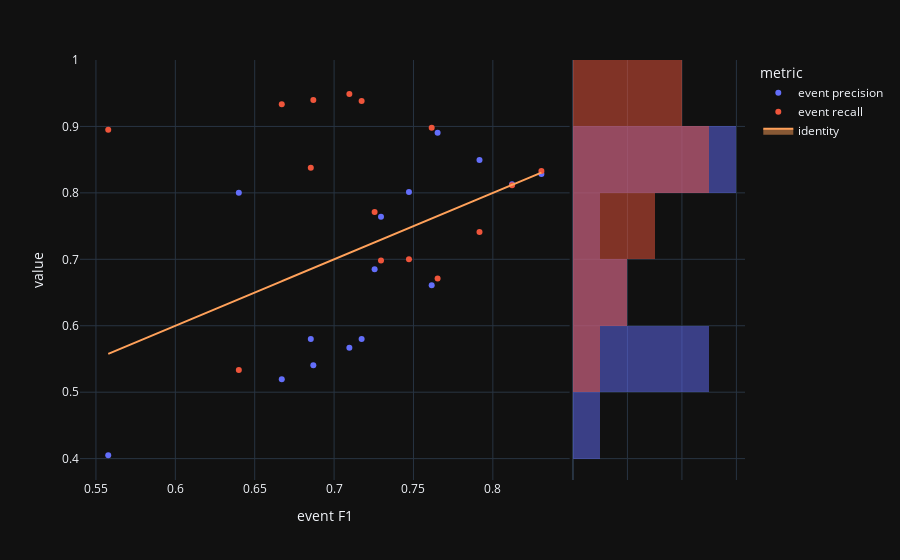

The notebook cell saved with this chart:
### Code cell
fig=px.scatter(visualTradeoff,x='event F1',y='value',color='metric', marginal_y="histogram")
fig.add_trace(
    go.Scatter(x=experimentModels['eventF1'], y=experimentModels['eventF1'], name="identity", mode='lines',fill="toself")
)
fig.show()

### Figure 1 — Plotly figure (JSON) as saved in the notebook; plotly's stock layout.template omitted (floating-point values rounded to 4 significant figures)
{"data": [{"hovertemplate": "metric=event precision<br>event F1=%{x}<br>value=%{y}<extra></extra>", "legendgroup": "event precision", "marker": {"color": "#636efa", "symbol": "circle"}, "mode": "markers", "name": "event precision", "orientation": "v", "showlegend": true, "x": [0.8121, 0.7916, 0.5577, 0.7255, 0.64, 0.6853, 0.8306, 0.7615, 0.7096, 0.7296, 0.7173, 0.6869, 0.7472, 0.7652, 0.667], "xaxis": "x", "y": [0.8129, 0.8495, 0.4051, 0.6849, 0.8, 0.5802, 0.8283, 0.6608, 0.5669, 0.7639, 0.5801, 0.5407, 0.8015, 0.8904, 0.5194], "yaxis": "y", "type": "scatter"}, {"alignmentgroup": "True", "bingroup": "y", "hovertemplate": "metric=event precision<br>value=%{y}<br>count=%{x}<extra></extra>", "legendgroup": "event precision", "marker": {"color": "#636efa"}, "name": "event precision", "offsetgroup": "event precision", "opacity": 0.5, "showlegend": false, "xaxis": "x2", "y": [0.8129, 0.8495, 0.4051, 0.6849, 0.8, 0.5802, 0.8283, 0.6608, 0.5669, 0.7639, 0.5801, 0.5407, 0.8015, 0.8904, 0.5194], "yaxis": "y2", "type": "histogram"}, {"hovertemplate": "metric=event recall<br>event F1=%{x}<br>value=%{y}<extra></extra>", "legendgroup": "event recall", "marker": {"color": "#EF553B", "symbol": "circle"}, "mode": "markers", "name": "event recall", "orientation": "v", "showlegend": true, "x": [0.8121, 0.7916, 0.5577, 0.7255, 0.64, 0.6853, 0.8306, 0.7615, 0.7096, 0.7296, 0.7173, 0.6869, 0.7472, 0.7652, 0.667], "xaxis": "x", "y": [0.8113, 0.741, 0.8951, 0.7713, 0.5333, 0.8377, 0.8329, 0.8981, 0.9488, 0.6982, 0.9384, 0.9396, 0.7, 0.671, 0.9333], "yaxis": "y", "type": "scatter"}, {"alignmentgroup": "True", "bingroup": "y", "hovertemplate": "metric=event recall<br>value=%{y}<br>count=%{x}<extra></extra>", "legendgroup": "event recall", "marker": {"color": "#EF553B"}, "name": "event recall", "offsetgroup": "event recall", "opacity": 0.5, "showlegend": false, "xaxis": "x2", "y": [0.8113, 0.741, 0.8951, 0.7713, 0.5333, 0.8377, 0.8329, 0.8981, 0.9488, 0.6982, 0.9384, 0.9396, 0.7, 0.671, 0.9333], "yaxis": "y2", "type": "histogram"}, {"fill": "toself", "mode": "lines", "name": "identity", "x": [0.8121, 0.7916, 0.5577, 0.7255, 0.64, 0.6853, 0.8306, 0.7615, 0.7096, 0.7296, 0.7173, 0.6869, 0.7472, 0.7652, 0.667], "y": [0.8121, 0.7916, 0.5577, 0.7255, 0.64, 0.6853, 0.8306, 0.7615, 0.7096, 0.7296, 0.7173, 0.6869, 0.7472, 0.7652, 0.667], "type": "scatter"}], "layout": {"xaxis": {"anchor": "y", "domain": [0.0, 0.7363], "title": {"text": "event F1"}}, "yaxis": {"anchor": "x", "domain": [0.0, 1.0], "title": {"text": "value"}}, "xaxis2": {"anchor": "y2", "domain": [0.7413, 1.0], "matches": "x2", "showticklabels": false, "showline": false, "ticks": "", "showgrid": true}, "yaxis2": {"anchor": "x2", "domain": [0.0, 1.0], "matches": "y", "showticklabels": false, "showgrid": true}, "legend": {"title": {"text": "metric"}, "tracegroupgap": 0}, "margin": {"t": 60}, "barmode": "overlay"}}
